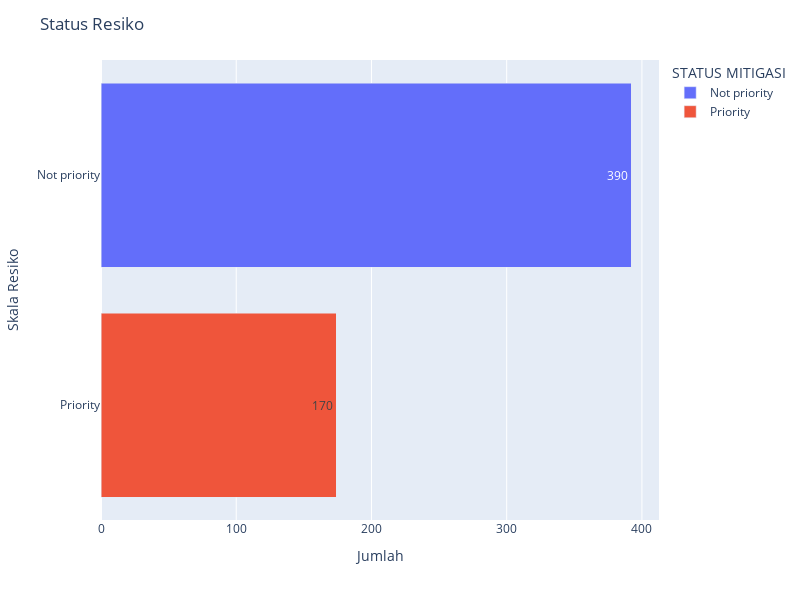

Notebook cell for this chart:
### Markdown cell above
### Visual 3

### Code cell
import plotly.express as px

# membuat grafik batang (bar-chart)
fig3 = px.bar(Status_Mitigasi, x='Risk Event', y='STATUS MITIGASI',color='STATUS MITIGASI', text_auto='.2s')

# Pengaturan detail grafik
fig3.update_layout(barmode='stack',
                  autosize=False,
                  width=800,
                  height=600,
                  showlegend=True,
                  title="Status Resiko",
                  xaxis_title="Jumlah",
                  yaxis_title="Skala Resiko")

### Figure 1 — Plotly figure (JSON) as saved in the notebook; plotly's stock layout.template omitted (floating-point values rounded to 4 significant figures)
{"data": [{"alignmentgroup": "True", "hovertemplate": "STATUS MITIGASI=%{y}<br>Risk Event=%{x}<extra></extra>", "legendgroup": "Not priority", "marker": {"color": "#636efa", "pattern": {"shape": ""}}, "name": "Not priority", "offsetgroup": "Not priority", "orientation": "h", "showlegend": true, "textposition": "auto", "texttemplate": "%{x:.2s}", "type": "bar", "x": [392], "xaxis": "x", "y": ["Not priority"], "yaxis": "y"}, {"alignmentgroup": "True", "hovertemplate": "STATUS MITIGASI=%{y}<br>Risk Event=%{x}<extra></extra>", "legendgroup": "Priority", "marker": {"color": "#EF553B", "pattern": {"shape": ""}}, "name": "Priority", "offsetgroup": "Priority", "orientation": "h", "showlegend": true, "textposition": "auto", "texttemplate": "%{x:.2s}", "type": "bar", "x": [174], "xaxis": "x", "y": ["Priority"], "yaxis": "y"}], "layout": {"autosize": false, "barmode": "stack", "height": 600, "legend": {"title": {"text": "STATUS MITIGASI"}, "tracegroupgap": 0}, "margin": {"t": 60}, "showlegend": true, "title": {"text": "Status Resiko"}, "width": 800, "xaxis": {"anchor": "y", "autorange": true, "domain": [0, 1], "range": [0, 412.6], "title": {"text": "Jumlah"}, "type": "linear"}, "yaxis": {"anchor": "x", "autorange": true, "categoryarray": ["Priority", "Not priority"], "categoryorder": "array", "domain": [0, 1], "range": [-0.5, 1.5], "title": {"text": "Skala Resiko"}, "type": "category"}}}
